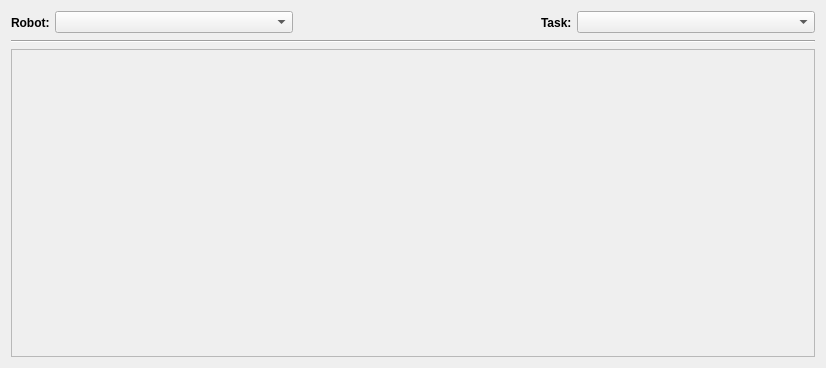
<?xml version="1.0" encoding="UTF-8"?>
<ui version="4.0">
 <class>AllianceMonitorWidget</class>
 <widget class="QWidget" name="AllianceMonitorWidget">
  <property name="geometry">
   <rect>
    <x>0</x>
    <y>0</y>
    <width>826</width>
    <height>368</height>
   </rect>
  </property>
  <property name="focusPolicy">
   <enum>Qt::NoFocus</enum>
  </property>
  <property name="contextMenuPolicy">
   <enum>Qt::DefaultContextMenu</enum>
  </property>
  <property name="windowTitle">
   <string>Alliance</string>
  </property>
  <layout class="QGridLayout" name="gridLayout_2">
   <item row="0" column="0">
    <layout class="QGridLayout" name="gridLayout" rowstretch="0,0,0,0,0,0,0,0,0">
     <property name="horizontalSpacing">
      <number>5</number>
     </property>
     <item row="8" column="0" colspan="5">
      <widget class="QFrame" name="frame">
       <property name="sizePolicy">
        <sizepolicy hsizetype="Preferred" vsizetype="MinimumExpanding">
         <horstretch>0</horstretch>
         <verstretch>0</verstretch>
        </sizepolicy>
       </property>
       <property name="frameShape">
        <enum>QFrame::StyledPanel</enum>
       </property>
       <property name="frameShadow">
        <enum>QFrame::Raised</enum>
       </property>
       <layout class="QGridLayout" name="gridLayout_3">
        <property name="leftMargin">
         <number>0</number>
        </property>
        <property name="topMargin">
         <number>0</number>
        </property>
        <property name="rightMargin">
         <number>0</number>
        </property>
        <property name="bottomMargin">
         <number>0</number>
        </property>
        <item row="0" column="0">
         <widget class="rqt_multiplot::PlotTableWidget" name="plotTableWidget" native="true"/>
        </item>
       </layout>
      </widget>
     </item>
     <item row="7" column="0" colspan="5">
      <widget class="Line" name="line_1">
       <property name="orientation">
        <enum>Qt::Horizontal</enum>
       </property>
      </widget>
     </item>
     <item row="0" column="4">
      <widget class="QComboBox" name="taskComboBox">
       <property name="enabled">
        <bool>true</bool>
       </property>
       <property name="sizePolicy">
        <sizepolicy hsizetype="Expanding" vsizetype="Fixed">
         <horstretch>0</horstretch>
         <verstretch>0</verstretch>
        </sizepolicy>
       </property>
      </widget>
     </item>
     <item row="0" column="0">
      <widget class="QLabel" name="robotLabel">
       <property name="sizePolicy">
        <sizepolicy hsizetype="Fixed" vsizetype="Preferred">
         <horstretch>0</horstretch>
         <verstretch>0</verstretch>
        </sizepolicy>
       </property>
       <property name="minimumSize">
        <size>
         <width>0</width>
         <height>23</height>
        </size>
       </property>
       <property name="font">
        <font>
         <weight>75</weight>
         <bold>true</bold>
        </font>
       </property>
       <property name="text">
        <string>Robot:</string>
       </property>
      </widget>
     </item>
     <item row="0" column="3">
      <widget class="QLabel" name="taskLabel">
       <property name="sizePolicy">
        <sizepolicy hsizetype="Fixed" vsizetype="Preferred">
         <horstretch>0</horstretch>
         <verstretch>0</verstretch>
        </sizepolicy>
       </property>
       <property name="minimumSize">
        <size>
         <width>0</width>
         <height>23</height>
        </size>
       </property>
       <property name="font">
        <font>
         <weight>75</weight>
         <bold>true</bold>
        </font>
       </property>
       <property name="text">
        <string>Task:</string>
       </property>
      </widget>
     </item>
     <item row="0" column="1">
      <widget class="QComboBox" name="robotComboBox">
       <property name="sizePolicy">
        <sizepolicy hsizetype="Expanding" vsizetype="Fixed">
         <horstretch>0</horstretch>
         <verstretch>0</verstretch>
        </sizepolicy>
       </property>
      </widget>
     </item>
     <item row="0" column="2">
      <spacer name="horizontalSpacer">
       <property name="orientation">
        <enum>Qt::Horizontal</enum>
       </property>
       <property name="sizeHint" stdset="0">
        <size>
         <width>20</width>
         <height>20</height>
        </size>
       </property>
      </spacer>
     </item>
    </layout>
   </item>
  </layout>
 </widget>
 <customwidgets>
  <customwidget>
   <class>rqt_multiplot::PlotTableWidget</class>
   <extends>QWidget</extends>
   <header location="global">rqt_multiplot/PlotTableWidget.h</header>
   <container>1</container>
  </customwidget>
 </customwidgets>
 <resources/>
 <connections/>
</ui>
